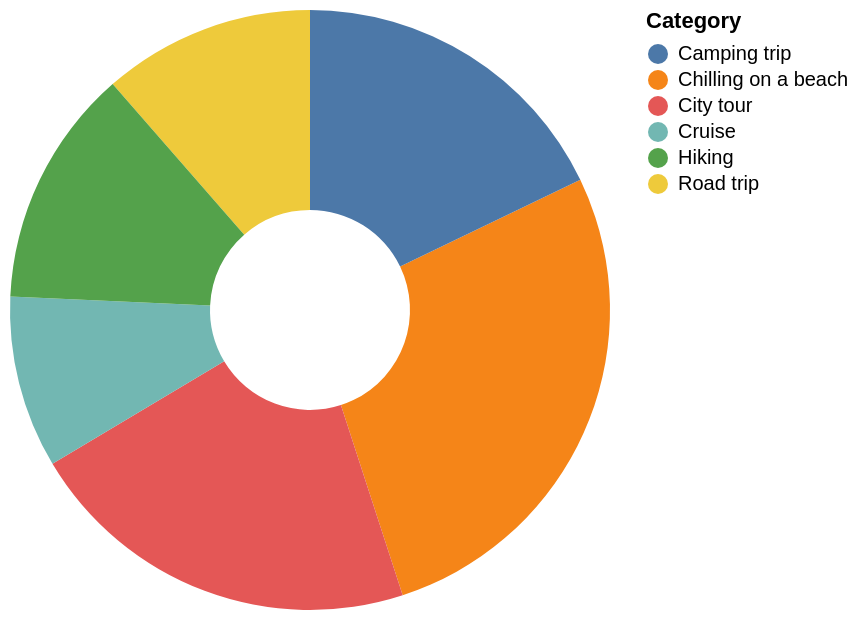

Vega-Lite specification for this chart:
### Vega-Lite specification from a JSON file in a GitHub repository (floating-point values rounded to 4 significant figures)
{"$schema": "https://vega.github.io/schema/vega-lite/v5.json", "description": "Pie Chart with percentage_tooltip", "data": {"values": [{"Category": "Chilling on a beach", "popularity": 38}, {"Category": "Camping trip", "popularity": 25}, {"Category": "City tour", "popularity": 30}, {"Category": "Road trip", "popularity": 16}, {"Category": "Cruise", "popularity": 13}, {"Category": "Hiking", "popularity": 18}]}, "width": "container", "mark": {"type": "arc", "tooltip": true, "innerRadius": 50}, "encoding": {"theta": {"field": "popularity", "type": "quantitative", "stack": "normalize"}, "color": {"field": "Category", "type": "nominal"}}}
